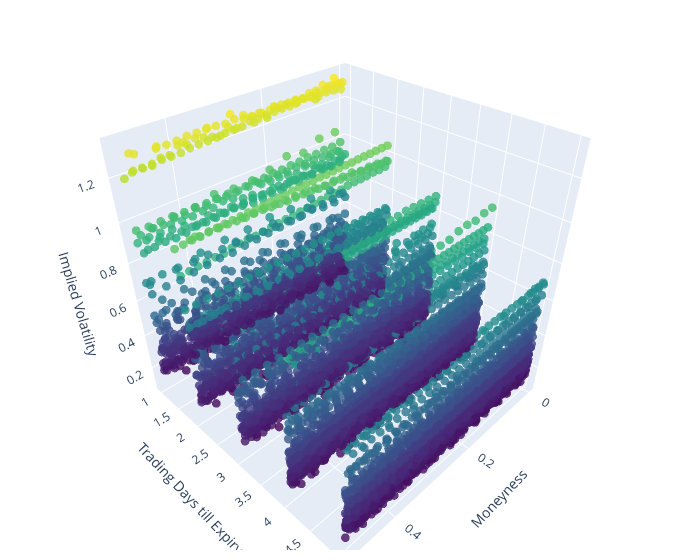

Notebook code cell kept with this figure:
### Code cell
import pandas as pd
import plotly.graph_objects as go

# Create a copy of pd_merged
filtered_df_c_copy = filtered_df_c.copy()

# Convert the string to a pandas Timestamp
date = pd.Timestamp('2019-01-11')

# Use the copy for the filtering
pd_merged_3 = filtered_df_c_copy[(filtered_df_c_copy["tau"] <= 10) & (filtered_df_c_copy['cp_flag'] == 'C')]
# Filter the DataFrame for the 'NVDA' ticker and the specific date
df_nvda = pd_merged_3[(pd_merged_3['Ticker'] == 'AMZN')]

# Create a 3D scatter plot
fig = go.Figure(data=[go.Scatter3d(
    x=df_nvda['moneyness'],
    y=df_nvda['tau'],
    z=df_nvda['impl_volatility'],
    mode='markers',
    marker=dict(
        size=3,
        color=df_nvda['impl_volatility'],  # set color to an array/list of desired values
        colorscale='Viridis',   # choose a colorscale
        opacity=0.8
    )
)])

# Set labels
fig.update_layout(scene = dict(
                    xaxis_title='Moneyness',
                    yaxis_title='Trading Days till Expiry',
                    zaxis_title='Implied Volatility'),
                    width=700,
                    margin=dict(r=20, b=10, l=10, t=10))

fig.show()

### Figure 1 — Plotly figure (JSON) as saved in the notebook; plotly's stock layout.template omitted (floating-point values rounded to 4 significant figures; data arrays with more than 128 entries replaced by an {"elided": "..."} marker saying what was removed)
{"data": [{"marker": {"color": {"elided": "7951 float values"}, "colorscale": [[0, "#440154"], [0.1111, "#482878"], [0.2222, "#3e4989"], [0.3333, "#31688e"], [0.4444, "#26828e"], [0.5556, "#1f9e89"], [0.6667, "#35b779"], [0.7778, "#6ece58"], [0.8889, "#b5de2b"], [1, "#fde725"]], "opacity": 0.8, "size": 3}, "mode": "markers", "type": "scatter3d", "x": {"elided": "7951 float values"}, "y": {"elided": "7951 int values"}, "z": {"elided": "7951 float values"}}], "layout": {"margin": {"b": 10, "l": 10, "r": 20, "t": 10}, "scene": {"xaxis": {"title": {"text": "Moneyness"}}, "yaxis": {"title": {"text": "Trading Days till Expiry"}}, "zaxis": {"title": {"text": "Implied Volatility"}}}, "width": 700}}
